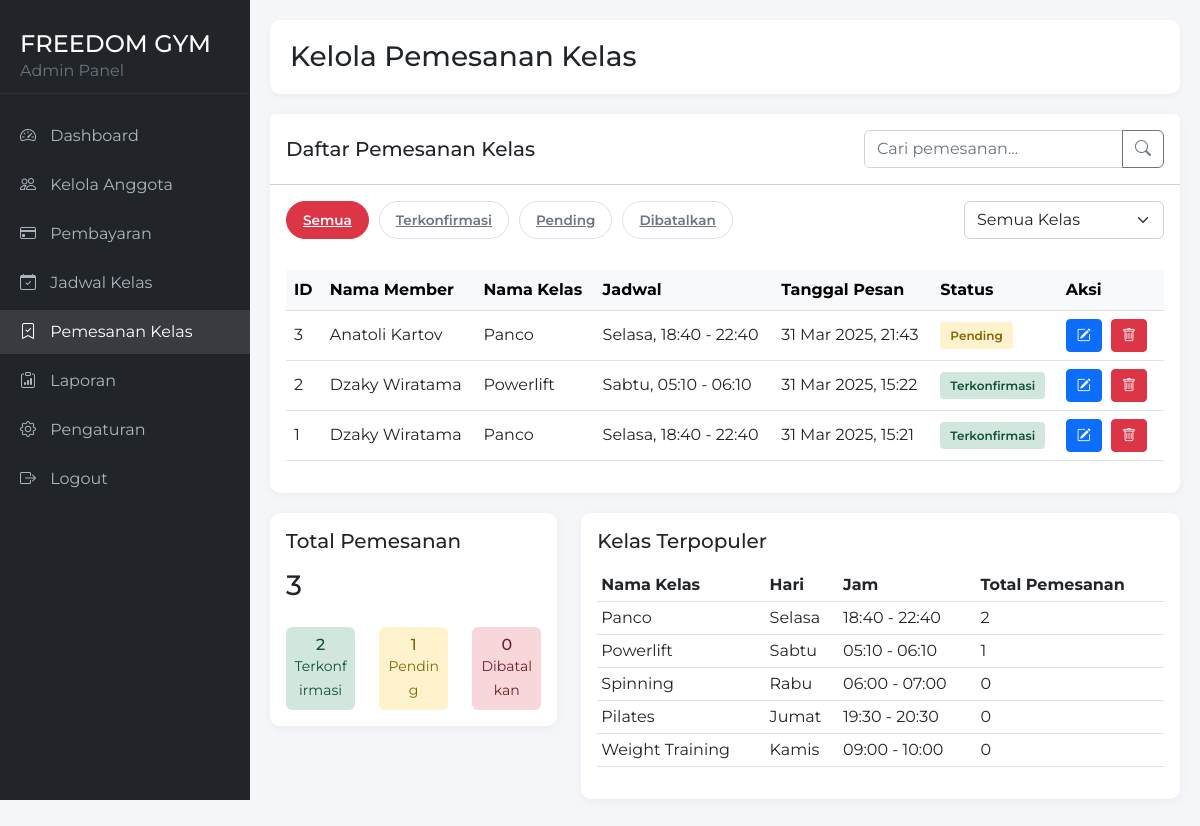
Screenshot of /admin-bookings.php (signed in) with the database file from the repository.
### tables this page shows
CREATE TABLE `pemesanan_kelas` (
  `id_pemesanan` int(11) NOT NULL,
  `user_id` int(11) NOT NULL,
  `kelas_id` int(11) NOT NULL,
  `tanggal_pesan` datetime NOT NULL,
  `status` enum('pending','confirmed','cancelled') NOT NULL DEFAULT 'pending',
  `created_at` timestamp NOT NULL DEFAULT current_timestamp()
);

CREATE TABLE `membership` (
  `id` int(11) NOT NULL,
  `nama` varchar(255) NOT NULL,
  `nomorHP` varchar(20) NOT NULL,
  `email` varchar(100) NOT NULL,
  `alamat` text NOT NULL,
  `tanggalLahir` date NOT NULL,
  `jenisKelamin` enum('Laki-laki','Perempuan','Lainnya') NOT NULL,
  `jenisMembership` enum('Visit','Individual','Squad') NOT NULL,
  `tanggalMulai` date NOT NULL,
  `durasiMembership` enum('1 Bulan','3 Bulan','6 Bulan','12 Bulan') NOT NULL,
  `metodePembayaran` enum('Tunai','Transfer Bank','QRIS') NOT NULL,
  `fotoDiri` varchar(255) NOT NULL DEFAULT 'assets/img/default-profile.png',
  `catatanKesehatan` text DEFAULT NULL,
  `namaKontakDarurat` varchar(255) NOT NULL,
  `nomorKontakDarurat` varchar(20) NOT NULL,
  `persetujuan` tinyint(1) NOT NULL,
  `tanggalDaftar` timestamp NOT NULL DEFAULT current_timestamp(),
  `username` varchar(50) DEFAULT NULL,
  `password` varchar(255) DEFAULT NULL
);

CREATE TABLE `gym_classes` (
  `id_class` int(11) NOT NULL,
  `nama_kelas` varchar(100) NOT NULL,
  `deskripsi` text DEFAULT NULL,
  `instruktur` varchar(100) NOT NULL,
  `hari` varchar(20) NOT NULL,
  `jam_mulai` time NOT NULL,
  `jam_selesai` time NOT NULL,
  `kapasitas` int(11) NOT NULL DEFAULT 20,
  `status` enum('active','cancelled','full') NOT NULL DEFAULT 'active',
  `created_at` timestamp NOT NULL DEFAULT current_timestamp()
);

### admin-bookings.php (the view, shortened to what this page needs)
<?php
$servername = "localhost";
$username = "root";
$password = "";
$dbname = "gym";
$conn = new mysqli($servername, $username, $password, $dbname);
$create_booking_table = "CREATE TABLE IF NOT EXISTS `pemesanan_kelas` (
    `id_pemesanan` int(11) NOT NULL AUTO_INCREMENT,
    `user_id` int(11) NOT NULL,
    `kelas_id` int(11) NOT NULL,
    `tanggal_pesan` datetime NOT NULL,
    `status` enum('pending','confirmed','cancelled') NOT NULL DEFAULT 'pending',
    `created_at` timestamp NOT NULL DEFAULT current_timestamp(),
    PRIMARY KEY (`id_pemesanan`),
    KEY `user_id` (`user_id`),
    KEY `kelas_id` (`kelas_id`)
) ENGINE=InnoDB DEFAULT CHARSET=utf8mb4 COLLATE=utf8mb4_general_ci";
$conn->query($create_booking_table);
$items_per_page = 10;
$page = isset($_GET['page']) ? max(1, intval($_GET['page'])) : 1;
$offset = ($page - 1) * $items_per_page;
$search = isset($_GET['search']) ? $conn->real_escape_string($_GET['search']) : '';
$search_condition = '';
$status_filter = isset($_GET['status']) ? $conn->real_escape_string($_GET['status']) : '';
$class_filter = isset($_GET['class_id']) ? intval($_GET['class_id']) : 0;
$sql = "SELECT pk.id_pemesanan, pk.user_id, m.nama as member_name,
        pk.kelas_id, gc.nama_kelas, gc.hari, gc.jam_mulai, gc.jam_selesai,
        pk.tanggal_pesan, pk.status
        FROM pemesanan_kelas pk
        JOIN membership m ON pk.user_id = m.id
        JOIN gym_classes gc ON pk.kelas_id = gc.id_class" .
        $search_condition .
        " ORDER BY pk.tanggal_pesan DESC LIMIT $offset, $items_per_page";
$result = $conn->query($sql);
?>
<!DOCTYPE html>
<html lang="en">
<head>
    <link href="https://cdn.jsdelivr.net/npm/bootstrap@5.2.3/dist/css/bootstrap.min.css" rel="stylesheet">
    <link href="https://cdn.jsdelivr.net/npm/bootstrap-icons@1.10.0/font/bootstrap-icons.css" rel="stylesheet">
</head>
<body>
    <div class="sidebar">
        <div class="sidebar-header">
            <h4 class="mb-0">FREEDOM GYM</h4>
            <p class="text-muted mb-0">Admin Panel</p>
        </div>
        <ul class="sidebar-menu">
            <li><a href="admin-dashboard.php"><i class="bi bi-speedometer2"></i> Dashboard</a></li>
            <li><a href="admin-members.php"><i class="bi bi-people"></i> Kelola Anggota</a></li>
            <li><a href="admin-payments.php"><i class="bi bi-credit-card"></i> Pembayaran</a></li>
            <li><a href="admin-classes.php"><i class="bi bi-calendar-check"></i> Jadwal Kelas</a></li>
            <li><a href="admin-bookings.php" class="active"><i class="bi bi-bookmark-check"></i> Pemesanan Kelas</a></li>
            <li><a href="admin-reports.php"><i class="bi bi-clipboard-data"></i> Laporan</a></li>
            <li><a href="admin-settings.php"><i class="bi bi-gear"></i> Pengaturan</a></li>
            <li><a href="logout-admin.php"><i class="bi bi-box-arrow-right"></i> Logout</a></li>
        </ul>
    </div>
    <div class="content">
        <div class="page-header d-flex justify-content-between align-items-center">
            <h3 class="mb-0">Kelola Pemesanan Kelas</h3>
        </div>
        <div class="card">
            <div class="card-header bg-white py-3">
                <div class="row align-items-center">
                    <div class="col-md-6">
                        <h5 class="mb-0">Daftar Pemesanan Kelas</h5>
                    </div>
                    <div class="col-md-6">
                        <form action="" method="GET" class="d-flex justify-content-end">
                            <div class="input-group search-bar">
                                <input type="text" class="form-control" placeholder="Cari pemesanan..." name="search" value="<?php echo isset($_GET['search']) ? htmlspecialchars($_GET['search']) : ''; ?>">
                                <button class="btn btn-outline-secondary" type="submit">
                                    <i class="bi bi-search"></i>
                                </button>
                            </div>
                        </form>
                    </div>
                </div>
            </div>
            <div class="card-body">
                <div class="row mb-3">
                    <div class="col-md-8">
                        <div class="filters">
                            <a href="admin-bookings.php" class="filter-btn <?php echo empty($status_filter) ? 'active' : ''; ?>">
                                Semua
                            </a>
                            <a href="admin-bookings.php?status=confirmed<?php echo !empty($search) ? '&search=' . urlencode($search) : ''; ?><?php echo $class_filter > 0 ? '&class_id=' . $class_filter : ''; ?>" class="filter-btn <?php echo $status_filter === 'confirmed' ? 'active' : ''; ?>">
                                Terkonfirmasi
                            </a>
                            <a href="admin-bookings.php?status=pending<?php echo !empty($search) ? '&search=' . urlencode($search) : ''; ?><?php echo $class_filter > 0 ? '&class_id=' . $class_filter : ''; ?>" class="filter-btn <?php echo $status_filter === 'pending' ? 'active' : ''; ?>">
                                Pending
                            </a>
                            <a href="admin-bookings.php?status=cancelled<?php echo !empty($search) ? '&search=' . urlencode($search) : ''; ?><?php echo $class_filter > 0 ? '&class_id=' . $class_filter : ''; ?>" class="filter-btn <?php echo $status_filter === 'cancelled' ? 'active' : ''; ?>">
                                Dibatalkan
                            </a>
                        </div>
                    </div>
                    <div class="col-md-4">
                        <form action="" method="GET" class="d-flex justify-content-end">
                            <div class="input-group class-filter">
                                <select class="form-select" name="class_id" onchange="this.form.submit()">
                                    <option value="0">Semua Kelas</option>
                                </select>
                            </div>
                        </form>
                    </div>
                </div>
                <div class="table-responsive">
                    <table class="table table-hover">
                        <thead class="table-light">
                            <tr>
                                <th>ID</th>
                                <th>Nama Member</th>
                                <th>Nama Kelas</th>
                                <th>Jadwal</th>
                                <th>Tanggal Pesan</th>
                                <th>Status</th>
                                <th>Aksi</th>
                            </tr>
                        </thead>
                        <tbody>
                            <?php if ($result && $result->num_rows > 0): ?>
                                <?php while($row = $result->fetch_assoc()):
                                    $status_class = '';
                                    switch ($row['status']) {
                                        case 'confirmed':
                                            $status_class = 'status-confirmed';
                                            $status_text = 'Terkonfirmasi';
                                            break;
                                        case 'pending':
                                            $status_class = 'status-pending';
                                            $status_text = 'Pending';
                                            break;
                                    }
                                ?>
                                    <tr>
                                        <td><?php echo $row['id_pemesanan']; ?></td>
                                        <td><?php echo htmlspecialchars($row['member_name']); ?></td>
                                        <td><?php echo htmlspecialchars($row['nama_kelas']); ?></td>
                                        <td><?php echo htmlspecialchars($row['hari']) . ', ' . date('H:i', strtotime($row['jam_mulai'])) . ' - ' . date('H:i', strtotime($row['jam_selesai'])); ?></td>
                                        <td><?php echo date('d M Y, H:i', strtotime($row['tanggal_pesan'])); ?></td>
                                        <td>
                                            <span class="status-badge <?php echo $status_class; ?>">
                                                <?php echo $status_text; ?>
                                            </span>
                                        </td>
                                        <td>
                                            <button class="btn btn-sm btn-primary btn-action" data-bs-toggle="modal" data-bs-target="#updateStatusModal<?php echo $row['id_pemesanan']; ?>" title="Ubah Status">
                                                <i class="bi bi-pencil-square"></i>
                                            </button>
                                            <a href="#" class="btn btn-sm btn-danger btn-action" title="Hapus"
                                               onclick="confirmDelete(<?php echo $row['id_pemesanan']; ?>)">
                                                <i class="bi bi-trash"></i>
                                            </a>
                                        </td>
                                    </tr>
                                <?php endwhile; ?>
                            <?php else: ?>
                                <tr>
                                    <td colspan="7" class="text-center py-4">Tidak ada data pemesanan kelas</td></tr>
                            <?php endif; ?>
                        </tbody>
                    </table>
                </div>
            </div>
        </div>
        <div class="row">
            <div class="col-md-4">
                <div class="card">
                    <div class="card-body">
                        <h5 class="card-title">Total Pemesanan</h5>
                        <?php
                        $stats_sql = "SELECT
                                      COUNT(*) as total,
                                      SUM(CASE WHEN status = 'confirmed' THEN 1 ELSE 0 END) as confirmed,
                                      SUM(CASE WHEN status = 'pending' THEN 1 ELSE 0 END) as pending,
                                      SUM(CASE WHEN status = 'cancelled' THEN 1 ELSE 0 END) as cancelled
                                      FROM pemesanan_kelas";
                        $stats_result = $conn->query($stats_sql);
                        $stats = $stats_result->fetch_assoc();
                        ?>
                        <h3 class="mt-3 mb-4"><?php echo $stats['total']; ?></h3>
                        <div class="row text-center">
                            <div class="col-4">
                                <div class="p-2 rounded status-confirmed">
                                    <h6 class="mb-0"><?php echo $stats['confirmed']; ?></h6>
                                    <small>Terkonfirmasi</small>
                                </div>
                            </div>
                            <div class="col-4">
                                <div class="p-2 rounded status-pending">
                                    <h6 class="mb-0"><?php echo $stats['pending']; ?></h6>
                                    <small>Pending</small>
                                </div>
                            </div>
                            <div class="col-4">
                                <div class="p-2 rounded status-cancelled">
                                    <h6 class="mb-0"><?php echo $stats['cancelled']; ?></h6>
                                    <small>Dibatalkan</small>
                                </div>
                            </div>
                        </div>
                    </div>
                </div>
            </div>
            <div class="col-md-8">
                <div class="card">
                    <div class="card-body">
                        <h5 class="card-title">Kelas Terpopuler</h5>
                        <div class="table-responsive mt-3">
                            <table class="table table-sm">
                                <thead>
                                    <tr>
                                        <th>Nama Kelas</th>
                                        <th>Hari</th>
                                        <th>Jam</th>
                                        <th>Total Pemesanan</th>
                                    </tr>
                                </thead>
                                <tbody>
                                    <?php
                                    $popular_sql = "SELECT gc.nama_kelas, gc.hari, gc.jam_mulai, gc.jam_selesai, COUNT(pk.id_pemesanan) as booking_count
                                                   FROM gym_classes gc
                                                   LEFT JOIN pemesanan_kelas pk ON gc.id_class = pk.kelas_id AND pk.status != 'cancelled'
                                                   GROUP BY gc.id_class
                                                   ORDER BY booking_count DESC
                                                   LIMIT 5";
                                    $popular_result = $conn->query($popular_sql);
                                    if ($popular_result && $popular_result->num_rows > 0) {
                                        while ($row = $popular_result->fetch_assoc()) {
                                            echo '<tr>';
                                            echo '<td>' . htmlspecialchars($row['nama_kelas']) . '</td>';
                                            echo '<td>' . htmlspecialchars($row['hari']) . '</td>';
                                            echo '<td>' . date('H:i', strtotime($row['jam_mulai'])) . ' - ' . date('H:i', strtotime($row['jam_selesai'])) . '</td>';
                                            echo '<td>' . $row['booking_count'] . '</td>';
                                            echo '</tr>';
                                        }
                                    } else {
                                        echo '<tr><td colspan="4" class="text-center">Tidak ada data</td></tr>';
                                    }
                                    ?>
                                </tbody>
                            </table>
                        </div>
                    </div>
                </div>
            </div>
        </div>
    </div>
</body>
</html>

### rows the page displays
pemesanan_kelas: id_pemesanan "3", membership.nama "Anatoli Kartov", gym_classes.nama_kelas "Panco", gym_classes.hari "Selasa", gym_classes.jam_mulai "18:40", gym_classes.jam_selesai "22:40", tanggal_pesan "31 Mar 2025, 21:43", status "Pending"
pemesanan_kelas: id_pemesanan "2", membership.nama "Dzaky Wiratama", gym_classes.nama_kelas "Powerlift", gym_classes.hari "Sabtu", gym_classes.jam_mulai "05:10", gym_classes.jam_selesai "06:10", tanggal_pesan "31 Mar 2025, 15:22", status "Terkonfirmasi"
pemesanan_kelas: id_pemesanan "1", membership.nama "Dzaky Wiratama", gym_classes.nama_kelas "Panco", gym_classes.hari "Selasa", gym_classes.jam_mulai "18:40", gym_classes.jam_selesai "22:40", tanggal_pesan "31 Mar 2025, 15:21", status "Terkonfirmasi"

### other values shown
$stats['total'] "3"
$stats['confirmed'] "2"
$stats['pending'] "1"
$stats['cancelled'] "0"
$row['nama_kelas'] "Panco"
$row['hari'] "Selasa"
date('H:i', strtotime($row['jam_mulai'])) "18:40"
date('H:i', strtotime($row['jam_selesai'])) "22:40"
$row['booking_count'] "2"
$row['nama_kelas'] "Powerlift"
$row['hari'] "Sabtu"
date('H:i', strtotime($row['jam_mulai'])) "05:10"
date('H:i', strtotime($row['jam_selesai'])) "06:10"
$row['booking_count'] "1"
$row['nama_kelas'] "Spinning"
